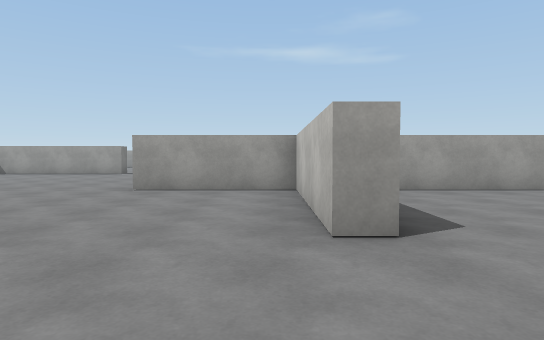
[1] (above)

12 first-person views from a walk through a scene from a Unity 3-D project. The camera is 1.2 m above the floor, tilts 2° down and sees 75° across. The floor is counted in squares, 2 m on a side. Each view is taken from the middle of a square. On the plan, view 1 faces up. The plan holds only what a view shows up to about 10 squares ahead; the rest is blank. The place goes on beyond the plan. Surface patterns are stand-ins for the level's own textures.

[2]
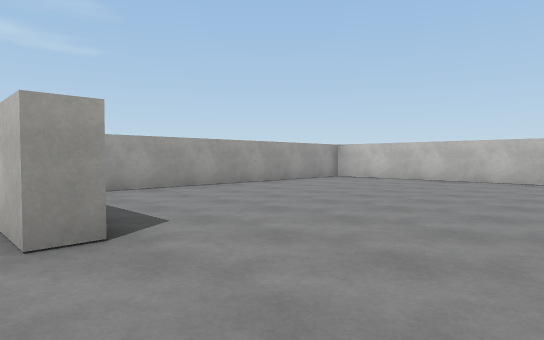

[3]
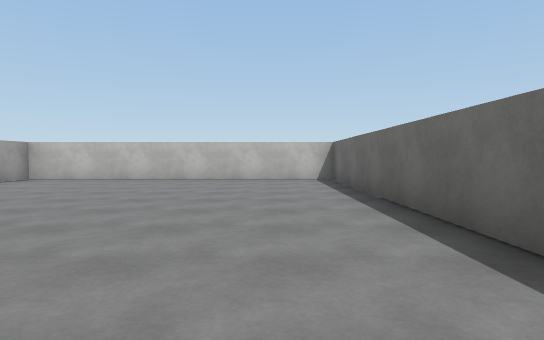

[4]
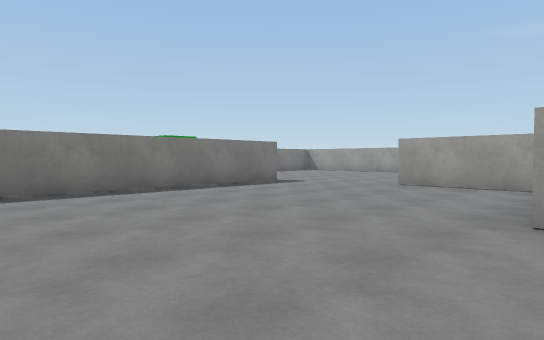

[5]
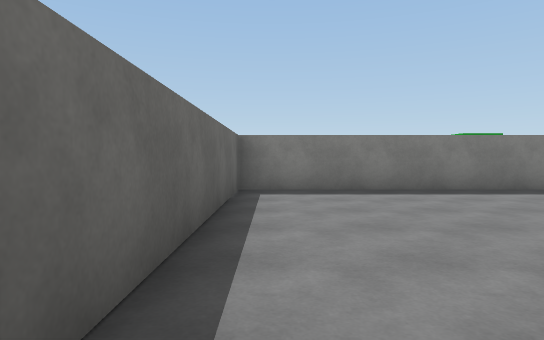

[6]
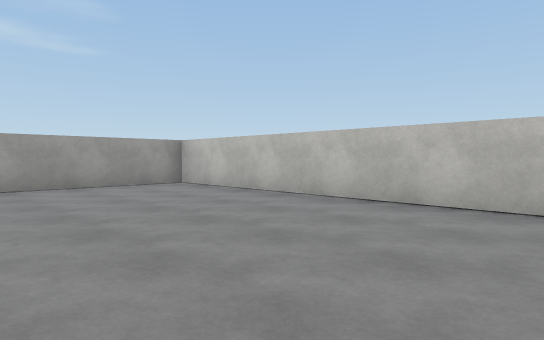

[7]
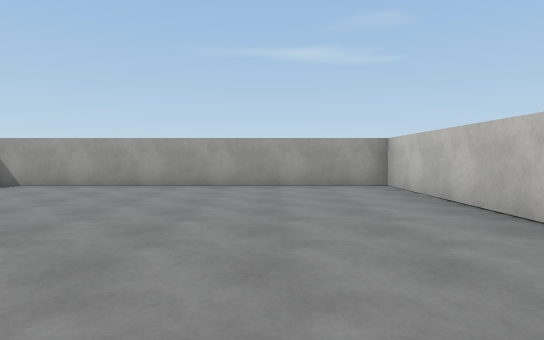

[8]
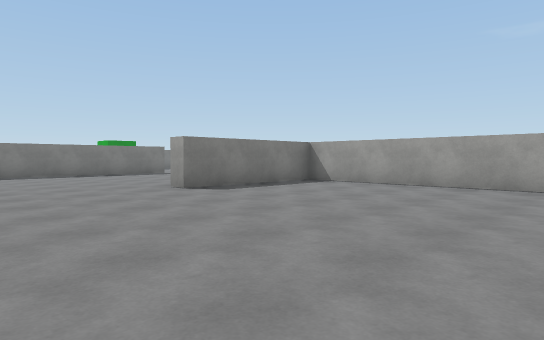

[9]
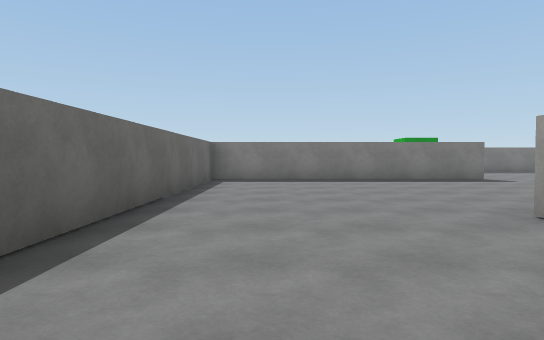

[10]
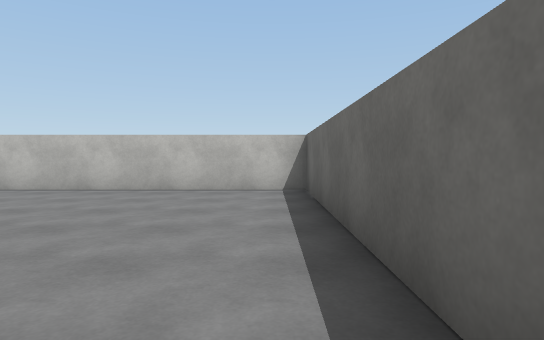

[11]
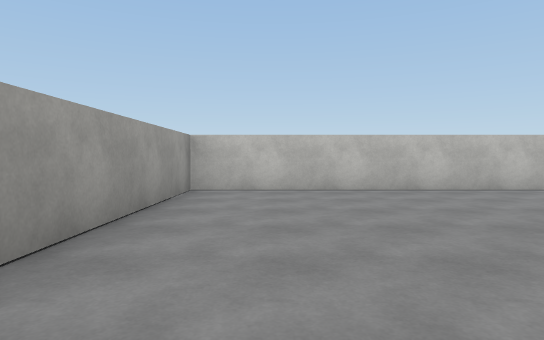

[12]
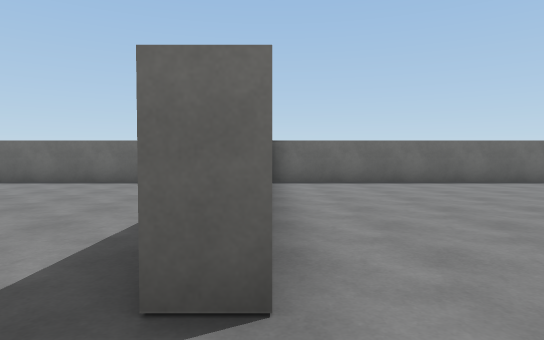

### Floor plan
Points are (right, up) in squares from view 1. A wall is a line through its corners. A room is listed if a view was taken in it or the views show most of it. See-through windows are left out.
Room 1 (views 1, 2, 3, 4, 5, 6, 7, 8, 9, 10, 11)
walls: (-5.5, 5.7) (-5.5, -1.6) (9.5, -1.6) (9.5, 6.5) (1, 6.5) (1, 2.6) (0.5, 2.6) (0.5, 6.5) (-2.6, 6.5)
ways out: opening at (-4, 5.3) to room 2
Room 2 (view 12)
walls: (-6.1, 5.7) (-5.5, 5.7); (-12.6, -1.6) (-6, -1.6)
ways out: opening at (-4, 5.3) to room 1

Where each view was taken, in squares from view 1:
view 1: 0 up, 0 right, facing up
view 2: 0 up, 0 right, facing up-right
view 3: 0 up, 0 right, facing right
view 4: 1 down, 1 right, facing up-left
view 5: 1 down, 1 right, facing left
view 6: 1 down, 5 right, facing up-right
view 7: 1 down, 7 right, facing up
view 8: 1 down, 7 right, facing up-left
view 9: 0 up, 4 right, facing left
view 10: 1 down, 3 right, facing right
view 11: 5 up, 3 right, facing right
view 12: 7 up, 6 left, facing down
